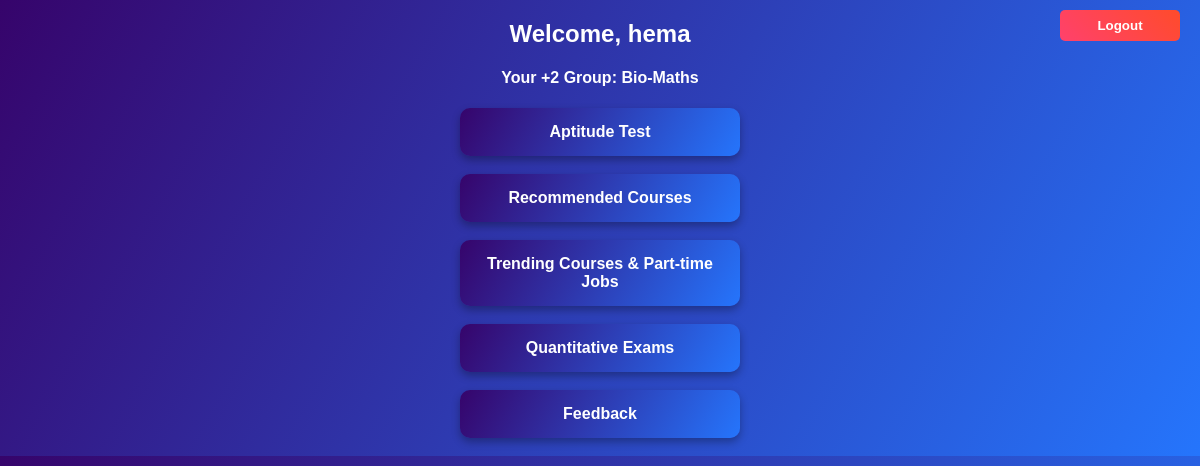
Page /student_dashboard (signed in) on the earlier database version.
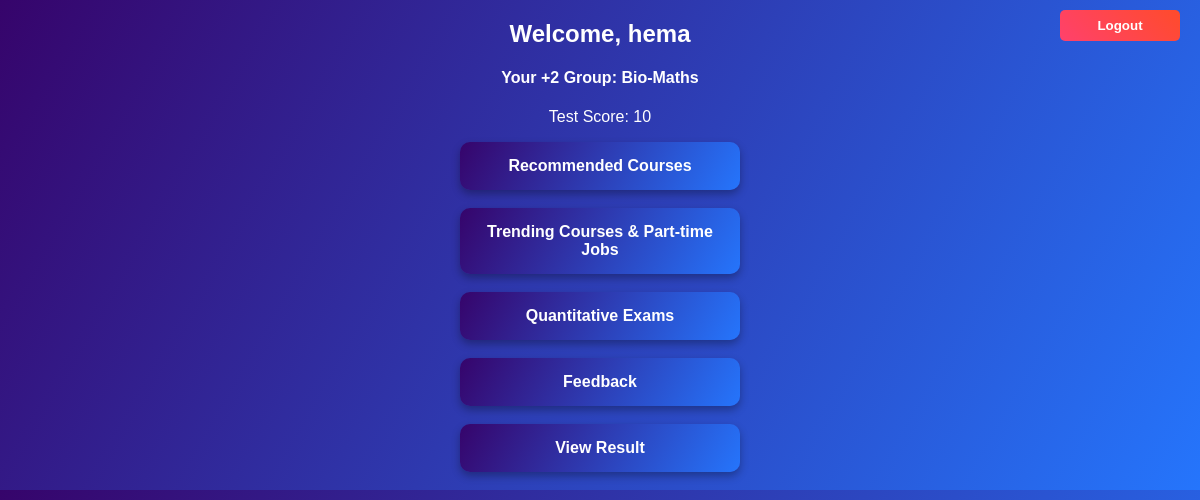
Same page on the later database version.
### tables this page shows
CREATE TABLE users (
    id INTEGER PRIMARY KEY AUTOINCREMENT,
    name TEXT NOT NULL,
    email TEXT NOT NULL UNIQUE,
    password TEXT NOT NULL,
    is_admin INTEGER DEFAULT 0,
    student_group TEXT,
    test_score INTEGER,
    recommended_degrees TEXT,
    login_time TEXT
);

### app.py (the view)
@app.route('/student_dashboard')
def student_dashboard():
    if 'user_id' not in session:
        return redirect(url_for('login'))
    user_id = session['user_id']
    conn = get_db_connection()
    cursor = conn.cursor()
    cursor.execute("SELECT id, name, email, student_group, test_score, recommended_degrees FROM users WHERE id=?", (user_id,))
    student = cursor.fetchone()
    conn.close()
    if student:
        student_data = {
            "id": student["id"],
            "name": student["name"],
            "email": student["email"],
            "student_group": student["student_group"] or "Not Selected",
            "test_score": student["test_score"],
            "recommended_degrees": student["recommended_degrees"] or "Not Available"
        }
        return render_template('student_dashboard.html', student=student_data)
    return redirect(url_for('login'))

### app.py (called while the page is built)
def get_db_connection():
    conn = sqlite3.connect('career.db')
    conn.row_factory = sqlite3.Row
    return conn

### templates/student_dashboard.html (shortened to what this page needs)
<!DOCTYPE html>
<html lang="en">
<head>
    <link rel="stylesheet" href="{{ url_for('static', filename='styles.css') }}">
</head>
<body class="font">
    <a href="/logout"><button class="logout-btn">Logout</button></a>
    <h2>Welcome, {{ student.name }}</h2>
    {% if not student.student_group or student.student_group == "Not Selected" %}
    <div class="details-form">
        <h4>Please Select Your +2 Group</h4>
        <form action="/update_group" method="POST">
            <label for="group">Select Group:</label>
            <select name="group" required>
                <option value="Bio-Maths">Bio-Maths</option>
                <option value="Science with Computer Science">Science with Computer Science</option>
                <option value="Commerce with Computer Applications">Commerce with Computer Applications</option>
                <option value="Pure Commerce">Pure Commerce</option>
                <option value="Arts with Computer Applications">Arts with Computer Applications</option>
                <option value="Pure Arts">Pure Arts</option>
            </select>
            <button type="submit">Save</button>
        </form>
    </div>
    {% else %}
        <h4>Your +2 Group: {{ student.student_group }}</h4>
    {% endif %}
    {% if student.test_score is not none %}
    <p>Test Score: {{ student.test_score if student.test_score is not none else "Not taken yet" }}</p>
    {% endif %}
    <center>
        <div class="card-container">
            {% if student.test_score is none %}
                <a href="/aptitude_instructions" class="exam-card">Aptitude Test</a><br/>
            {% endif %}
            <a href="/courses" class="exam-card">Recommended Courses</a><br/>
            <a href="/trending" class="exam-card">Trending Courses & Part-time Jobs</a><br/>
            <a href="/QAE" class="exam-card">Quantitative Exams</a><br/>
            <a href="/feedback" class="exam-card">Feedback</a><br/>
            {% if student.test_score is not none %}
            <a href="/view_test_results" class="exam-card">View Result</a><br/>
            {% endif %}
        </div>
    </center>
</body>
</html>

Differences in the rows shown:
changed users "hema": test_score (not shown) → "10"
Other differences:
text no longer shown: "Aptitude Test"
text now shown: "Test Score: View Result"
